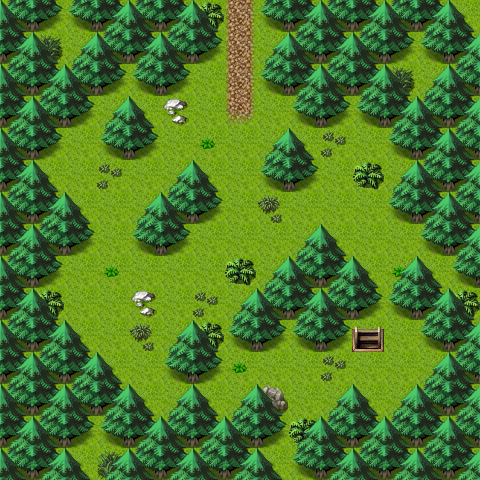

A level layout from a 2D game, rendered from its tile map. Below: a short description, then the map file with tile-grid data replaced by summaries:
An orthogonal 15x15 tile map with 32x32 px tiles, 3 tile layers (Ground, Objects, Above), 1 hidden layer not drawn, 40 tilesets and 6 objects (4x spawn, 2x mapchange).

<map version="1.0" orientation="orthogonal" width="15" height="15" tilewidth="32" tileheight="32">
 <properties>
  <property name="outside" value="1" />
 </properties>
 <tileset firstgid="1" name="map_bed_1" tilewidth="32" tileheight="32">
  <image source="../drawable/map_bed_1.png" width="512" height="256" />
 </tileset>
 <tileset firstgid="129" name="map_border_1" tilewidth="32" tileheight="32">
  <image source="../drawable/map_border_1.png" width="512" height="256" />
 </tileset>
 <tileset firstgid="257" name="map_bridge_1" tilewidth="32" tileheight="32">
  <image source="../drawable/map_bridge_1.png" width="512" height="256" />
 </tileset>
 <tileset firstgid="385" name="map_broken_1" tilewidth="32" tileheight="32">
  <image source="../drawable/map_broken_1.png" width="512" height="256" />
 </tileset>
 <tileset firstgid="513" name="map_cavewall_1" tilewidth="32" tileheight="32">
  <image source="../drawable/map_cavewall_1.png" width="576" height="192" />
 </tileset>
 <tileset firstgid="621" name="map_cavewall_2" tilewidth="32" tileheight="32">
  <image source="../drawable/map_cavewall_2.png" width="576" height="192" />
 </tileset>
 <tileset firstgid="729" name="map_cavewall_3" tilewidth="32" tileheight="32">
  <image source="../drawable/map_cavewall_3.png" width="576" height="192" />
 </tileset>
 <tileset firstgid="837" name="map_chair_table_1" tilewidth="32" tileheight="32">
  <image source="../drawable/map_chair_table_1.png" width="512" height="256" />
 </tileset>
 <tileset firstgid="965" name="map_crate_1" tilewidth="32" tileheight="32">
  <image source="../drawable/map_crate_1.png" width="512" height="256" />
 </tileset>
 <tileset firstgid="1093" name="map_cupboard_1" tilewidth="32" tileheight="32">
  <image source="../drawable/map_cupboard_1.png" width="512" height="256" />
 </tileset>
 <tileset firstgid="1221" name="map_curtain_1" tilewidth="32" tileheight="32">
  <image source="../drawable/map_curtain_1.png" width="512" height="256" />
 </tileset>
 <tileset firstgid="1349" name="map_entrance_1" tilewidth="32" tileheight="32">
  <image source="../drawable/map_entrance_1.png" width="512" height="256" />
 </tileset>
 <tileset firstgid="1477" name="map_fence_1" tilewidth="32" tileheight="32">
  <image source="../drawable/map_fence_1.png" width="512" height="256" />
 </tileset>
 <tileset firstgid="1605" name="map_fence_2" tilewidth="32" tileheight="32">
  <image source="../drawable/map_fence_2.png" width="512" height="256" />
 </tileset>
 <tileset firstgid="1733" name="map_ground_1" tilewidth="32" tileheight="32">
  <image source="../drawable/map_ground_1.png" width="512" height="256" />
 </tileset>
 <tileset firstgid="1861" name="map_ground_2" tilewidth="32" tileheight="32">
  <image source="../drawable/map_ground_2.png" width="512" height="256" />
 </tileset>
 <tileset firstgid="1989" name="map_ground_3" tilewidth="32" tileheight="32">
  <image source="../drawable/map_ground_3.png" width="512" height="256" />
 </tileset>
 <tileset firstgid="2117" name="map_ground_4" tilewidth="32" tileheight="32">
  <image source="../drawable/map_ground_4.png" width="512" height="256" />
 </tileset>
 <tileset firstgid="2245" name="map_ground_5" tilewidth="32" tileheight="32">
  <image source="../drawable/map_ground_5.png" width="512" height="256" />
 </tileset>
 <tileset firstgid="2373" name="map_ground_6" tilewidth="32" tileheight="32">
  <image source="../drawable/map_ground_6.png" width="512" height="256" />
 </tileset>
 <tileset firstgid="2501" name="map_ground_7" tilewidth="32" tileheight="32">
  <image source="../drawable/map_ground_7.png" width="512" height="256" />
 </tileset>
 <tileset firstgid="2629" name="map_ground_8" tilewidth="32" tileheight="32">
  <image source="../drawable/map_ground_8.png" width="512" height="256" />
 </tileset>
 <tileset firstgid="2757" name="map_indoor_1" tilewidth="32" tileheight="32">
  <image source="../drawable/map_indoor_1.png" width="512" height="256" />
 </tileset>
 <tileset firstgid="2885" name="map_kitchen_1" tilewidth="32" tileheight="32">
  <image source="../drawable/map_kitchen_1.png" width="512" height="256" />
 </tileset>
 <tileset firstgid="3013" name="map_outdoor_1" tilewidth="32" tileheight="32">
  <image source="../drawable/map_outdoor_1.png" width="512" height="256" />
 </tileset>
 <tileset firstgid="3141" name="map_pillar_1" tilewidth="32" tileheight="32">
  <image source="../drawable/map_pillar_1.png" width="512" height="256" />
 </tileset>
 <tileset firstgid="3269" name="map_plant_1" tilewidth="32" tileheight="32">
  <image source="../drawable/map_plant_1.png" width="512" height="256" />
 </tileset>
 <tileset firstgid="3397" name="map_rock_1" tilewidth="32" tileheight="32">
  <image source="../drawable/map_rock_1.png" width="512" height="256" />
 </tileset>
 <tileset firstgid="3525" name="map_roof_1" tilewidth="32" tileheight="32">
  <image source="../drawable/map_roof_1.png" width="512" height="256" />
 </tileset>
 <tileset firstgid="3653" name="map_roof_2" tilewidth="32" tileheight="32">
  <image source="../drawable/map_roof_2.png" width="512" height="256" />
 </tileset>
 <tileset firstgid="3781" name="map_shop_1" tilewidth="32" tileheight="32">
  <image source="../drawable/map_shop_1.png" width="512" height="256" />
 </tileset>
 <tileset firstgid="3909" name="map_sign_ladder_1" tilewidth="32" tileheight="32">
  <image source="../drawable/map_sign_ladder_1.png" width="512" height="256" />
 </tileset>
 <tileset firstgid="4037" name="map_table_1" tilewidth="32" tileheight="32">
  <image source="../drawable/map_table_1.png" width="512" height="256" />
 </tileset>
 <tileset firstgid="4165" name="map_trail_1" tilewidth="32" tileheight="32">
  <image source="../drawable/map_trail_1.png" width="512" height="256" />
 </tileset>
 <tileset firstgid="4293" name="map_tree_1" tilewidth="32" tileheight="32">
  <image source="../drawable/map_tree_1.png" width="512" height="256" />
 </tileset>
 <tileset firstgid="4421" name="map_wall_1" tilewidth="32" tileheight="32">
  <image source="../drawable/map_wall_1.png" width="512" height="256" />
 </tileset>
 <tileset firstgid="4549" name="map_wall_2" tilewidth="32" tileheight="32">
  <image source="../drawable/map_wall_2.png" width="480" height="256" />
 </tileset>
 <tileset firstgid="4669" name="map_wall_3" tilewidth="32" tileheight="32">
  <image source="../drawable/map_wall_3.png" width="480" height="256" />
 </tileset>
 <tileset firstgid="4789" name="map_window_1" tilewidth="32" tileheight="32">
  <image source="../drawable/map_window_1.png" width="512" height="256" />
 </tileset>
 <tileset firstgid="4917" name="map_window_2" tilewidth="32" tileheight="32">
  <image source="../drawable/map_window_2.png" width="512" height="256" />
 </tileset>
 <layer name="Ground" width="15" height="15">
  <data>[225 cells, 225 non-empty, 1 distinct tile ids]</data>
 </layer>
 <layer name="Objects" width="15" height="15">
  <data>[225 cells, 155 non-empty, 14 distinct tile ids]</data>
 </layer>
 <layer name="Above" width="15" height="15">
  <data>[225 cells, 43 non-empty, 2 distinct tile ids]</data>
 </layer>
 <layer name="Walkable" width="15" height="15" visible="0">
  <data>[225 cells, 143 non-empty, 1 distinct tile ids]</data>
 </layer>
 <objectgroup name="Mapevents" width="15" height="15">
  <object name="down" type="mapchange" x="352" y="320" width="32" height="32">
   <properties>
    <property name="map" value="clearing_level1" />
    <property name="place" value="up" />
   </properties>
  </object>
  <object name="north" type="mapchange" x="224" y="0" width="32" height="32">
   <properties>
    <property name="map" value="wild11" />
    <property name="place" value="south" />
   </properties>
  </object>
 </objectgroup>
 <objectgroup name="Spawn" width="15" height="15" visible="0">
  <!-- 4 objects omitted --></objectgroup>
 <objectgroup name="Keys" width="15" height="15" />
</map>
<!-- 4 of 6 objects omitted -->
